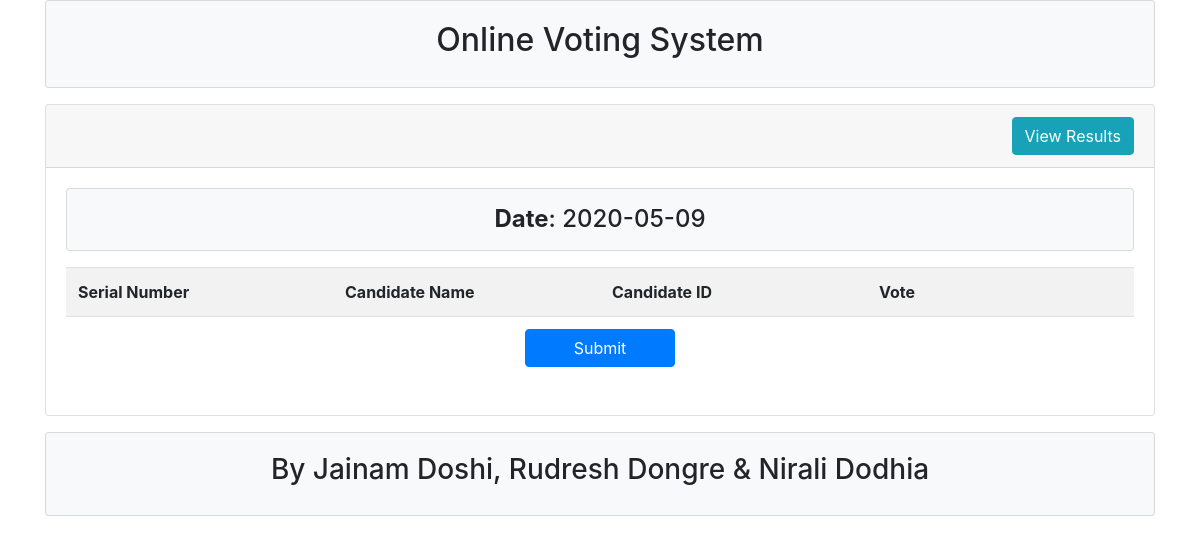
Before: / with the older database file.
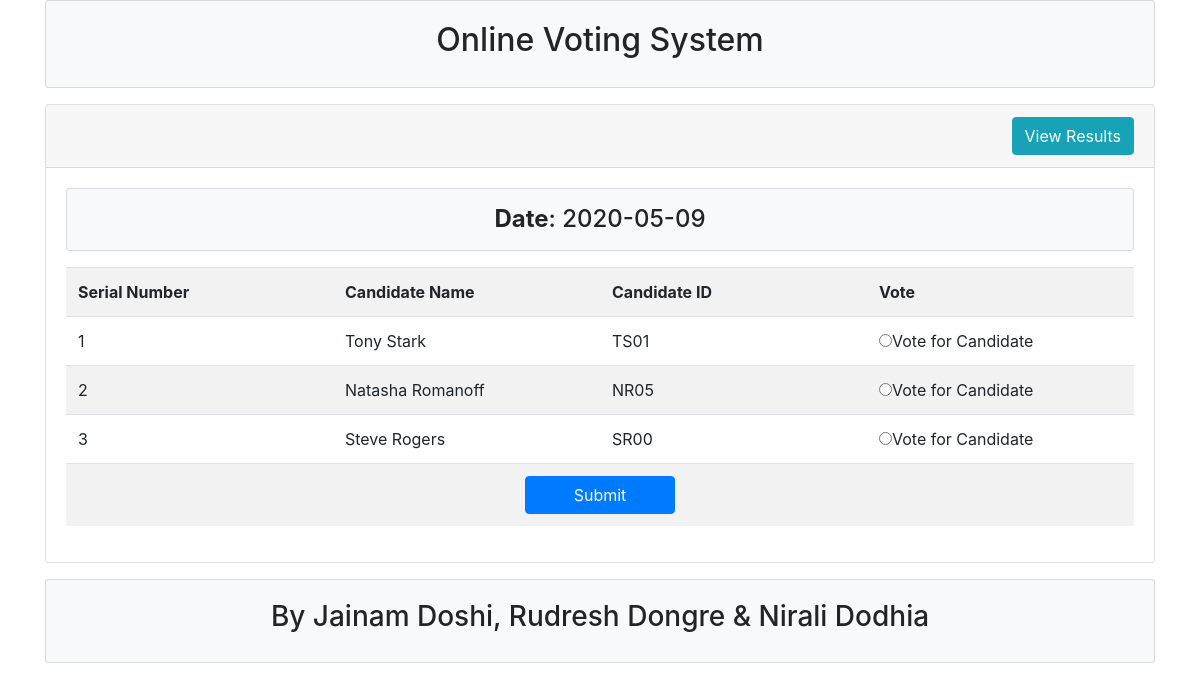
After: the same page with the newer database file.
### tables this page shows
CREATE TABLE `candidates` (
  `id` int(11) NOT NULL,
  `name` varchar(20) NOT NULL,
  `can_id` varchar(20) NOT NULL
);

### lib/Database.php (called while the page is built, shortened)
<?php
Class Database{
 public $host   = DB_HOST;
 public $user   = DB_USER;
 public $pass   = DB_PASS;
 public $dbname = DB_NAME;
 public $link;
private function connectDB(){
   $this->link = new mysqli($this->host, $this->user, $this->pass,
      $this->dbname);
   }
  public function select($query){
    $result = $this->link->query($query) or
       die($this->link->error.__LINE__);
      if($result->num_rows > 0){
        return $result;
      } else {
        return false;
      }
   }
}

### classes/Voting.php (called while the page is built, shortened)
<?php
	$filepath = realpath(dirname(__FILE__));
	include_once ($filepath.'/../lib/Database.php');
?>
<?php
class Employee{
	private $db;
	public function __construct(){
		$this->db = new Database();
	}
	public function getCandidates(){
		$query = "SELECT * FROM candidates";
		$result = $this->db->select($query);
		return $result;
  }
}

### index.php (the view, shortened to what this page needs)
<?php
	include "inc/header.php";
	include "classes/Voting.php";
	$emp = new Employee();
?>
<?php
	$cur_date = date('Y-m-d');
?>
	<div class="container">
		<div class="card">
			<div class="card-header">
				<h2>
					<a class="btn btn-info float-right" href="results.php" style="margin-left:10px">View Results</a>
				</h2>
			</div>
			<div class="card-body">
				<div class="card bg-light text-center mb-3">
					<h4 class="m-0 py-3"><strong>Date</strong>: <?php echo $cur_date; ?></h4>
				</div>
				<form action="" method="post">
					<table class="table table-striped">
						<tr>
							<th width="25%">Serial Number</th>
							<th width="25%">Candidate Name</th>
							<th width="25%">Candidate ID</th>
							<th width="25%">Vote</th>
						</tr>
<?php
	$getemployee = $emp->getCandidates();
	if ($getemployee) {
		$i = 0;
		while ($value = $getemployee->fetch_assoc()) {
			$i++;
?>
						<tr>
							<td><?php echo $i; ?></td>
							<td><?php echo $value['name']; ?></td>
							<td><?php echo $value['can_id']; ?></td>
							<td>
								<input type="radio" name="attend" value=<?php echo $value['can_id']; ?>>Vote for Candidate
							</td>
						</tr>
<?php } } ?>
						<tr>
							<td colspan="4" class="text-center">
								<input type="submit" name="submit" class="btn btn-primary px-5" value="Submit">
							</td>
						</tr>
					</table>
				</form>
			</div>
		</div>
	</div>
<?php include "inc/footer.php"; ?>

### inc/header.php (shortened to what this page needs)
<!DOCTYPE html>
<html lang="en">
<head>
	<link rel="stylesheet" type="text/css" href="https://stackpath.bootstrapcdn.com/bootstrap/4.2.1/css/bootstrap.min.css">
</head>
<body>
	<div class="container mb-3">
		<div class="card card-body bg-light text-center">
			<h2>Online Voting System</h2>
		</div>
	</div>

### inc/footer.php (shortened to what this page needs)
	<div class="container mt-3">
		<div class="card card-body bg-light text-center">
			<h3>
				By Jainam Doshi, Rudresh Dongre & Nirali Dodhia
			</h3>
		</div>
	</div>
</body>
</html>

Changed rows visible on the page:
added candidates: name "Tony Stark", can "TS01"
added candidates: name "Natasha Romanoff", can "NR05"
added candidates: name "Steve Rogers", can "SR00"
